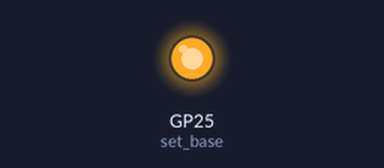
Simulated run of this program. Board: Raspberry Pi Pico running MicroPython. On the bench: output pins drawn as LEDs (lit = HIGH). At 0.0 s the program stops and its outputs stay as they are.

Above: at 0.1 s.
Timing chart, 0 to 1.5 s (numbered marks = the images above):
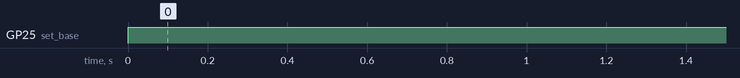

The program:

blink_fade_pio.py
```python
# Refer: https://hackspace.raspberrypi.org/articles/pio1
from rp2 import PIO, StateMachine, asm_pio
from machine import Pin
import time

@asm_pio(set_init=PIO.OUT_LOW)
def led_off():
    set(pins, 0)

@asm_pio(set_init=PIO.OUT_LOW)
def led_on():
    set(pins,1)

sm1 = StateMachine(1, led_off, freq=20000, set_base=Pin(25))
sm2 = StateMachine(2, led_on, freq=20002, set_base=Pin(25))

sm1.active(1)
sm2.active(1)
```

Measured:
- by itself, GP25 (set_base): LOW → HIGH at 0.00 s
